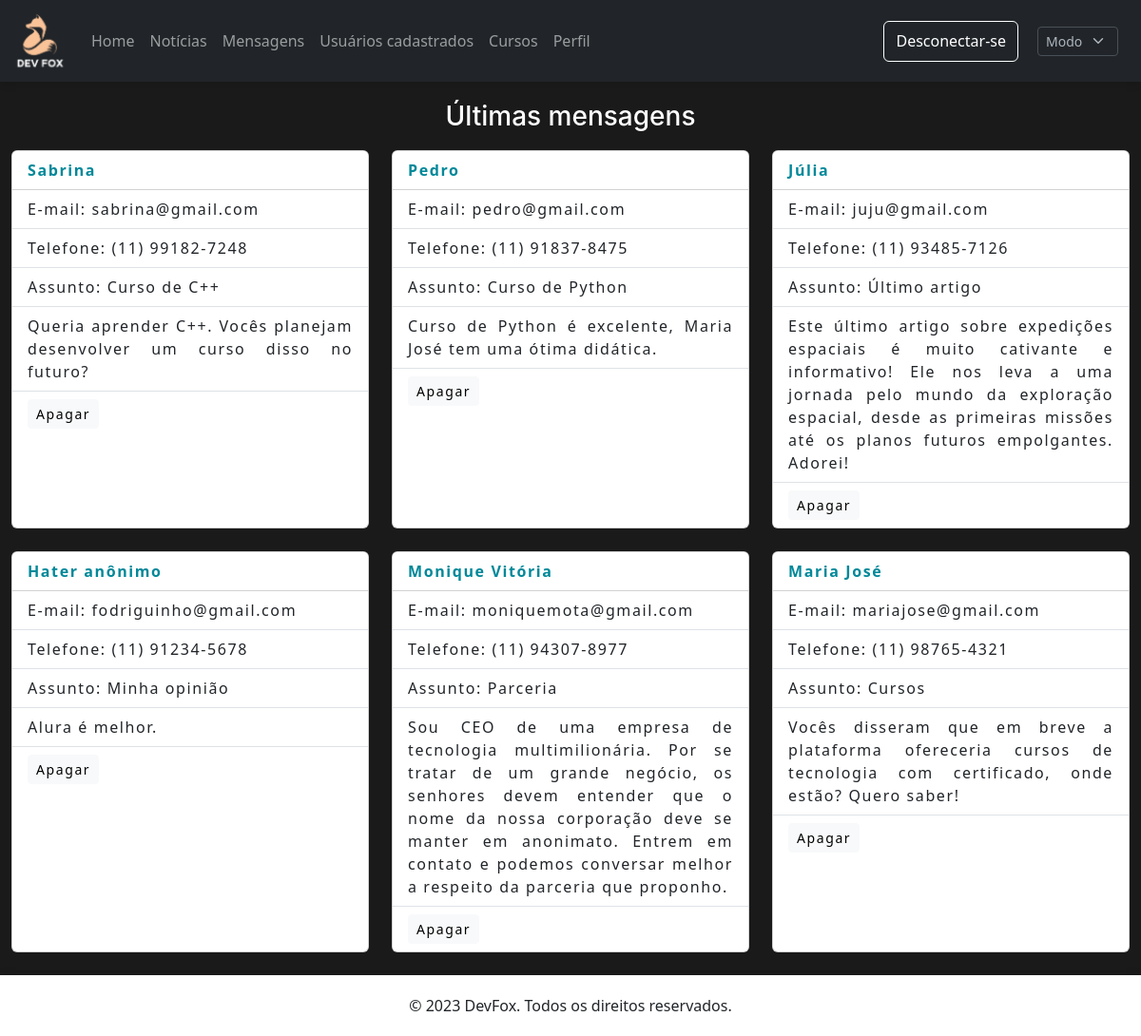
Page /admin/contato.php (signed in) on the committed database.
### tables this page shows
CREATE TABLE `modo` (
  `fundo` varchar(20) NOT NULL,
  `tema` varchar(20) NOT NULL,
  `imagem` varchar(50) NOT NULL,
  `botao` varchar(20) NOT NULL,
  `fonte` varchar(20) NOT NULL
);

CREATE TABLE `contato` (
  `idContato` int(11) NOT NULL,
  `nomeContato` varchar(50) NOT NULL,
  `emailContato` varchar(50) NOT NULL,
  `telefoneContato` varchar(20) NOT NULL,
  `assuntoContato` varchar(100) NOT NULL,
  `mensagemContato` varchar(1000) NOT NULL
);

### modo.php (called while the page is built)
<?php
        include('../conexao.php');
        $consulta = $connection->query('SELECT tema, imagem FROM modo');
        while ($linha = $consulta->fetch()) {
            $tema = $linha['tema'];
            $imagem = $linha['imagem'];
        }
?>

### admin/contato.php (the view, shortened to what this page needs)
<!DOCTYPE html>
<html lang="en">
<head>
    <?php
        include("../links.php");
    ?>
    <?php
        include('../modo.php');
    ?>
    <link rel="stylesheet" href="../css/admin.php">
    <link rel="stylesheet" href="../css/card.css">
</head>
<body>
    <?php
        include("./header.php");
    ?>
    <div class="container-xxl">
        <h3 class="text-center cards-title" style="margin-bottom: 18px">Últimas mensagens</h3>
        <div class="row row-cols-1 row-cols-md-3 g-4">
            <?php
                include('../conexao.php');
                $consulta = $connection->query("SELECT idContato, nomeContato, emailContato, telefoneContato, assuntoContato, mensagemContato FROM contato ORDER BY idContato DESC");
                while ($linha = $consulta->fetch()) {
                    echo
                    '<div class="col">
                        <div class="card h-100">
                            <div class="card-header card-background">' . $linha['nomeContato'] . '</div>
                            <ul class="list-group list-group-flush">
                                <li class="list-group-item card-text">E-mail: ' . $linha['emailContato'] . '</li>
                                <li class="list-group-item card-text">Telefone: ' . $linha['telefoneContato'] . '</li>
                                <li class="list-group-item card-text">Assunto: ' . $linha['assuntoContato'] . '</li>
                                <li class="list-group-item card-text">' . $linha['mensagemContato'] . '</li>
                                <li class="list-group-item card-text"><a href="./excluir-mensagem.php?id=' . $linha['idContato'] . '" class="btn btn-light btn-sm">Apagar</a></li>
                            </ul>
                        </div>
                    </div>';
                }
            ?>
        </div>
    </div>
    <br>
    <?php
        include('./footer.php');
    ?>
</body>
</html>

### admin/header.php (shortened to what this page needs)
<nav class="navbar navbar-expand-lg bg-<?=$tema?>" style="box-shadow: 0px 1px 10px rgba(0, 0, 0, 0.141)" data-bs-theme="<?=$tema?>">
  <div class="container-fluid">
    <a class="navbar-brand" href="./index.php"><img src="<?=$imagem?>" alt="Logo" width="60px" height="48px" class="animate__animated animate__tada"></a>
    <div class="collapse navbar-collapse animate__animated animate__slideInLeft" id="navbarNavAltMarkup">
      <div class="navbar-nav">
        <a class="nav-link" href="./index.php">Home</a>
        <a class="nav-link" href="./index.php#noticias">Notícias</a>
        <a class="nav-link" href="./contato.php">Mensagens</a>
        <a class="nav-link" href="./registros.php">Usuários cadastrados</a>
        <a class="nav-link" href="./cursos.php">Cursos</a>
        <a class="nav-link" data-bs-toggle="offcanvas" href="#offcanvasPerfil" aria-controls="offcanvasPerfil">Perfil</a>
      </div>
    </div>
    <div class="d-grid gap-2 d-md-flex justify-content-md-end animate__animated animate__slideInRight">
      <button class="btn btn-outline-primary btn-border-bg" type="button"><a class="nav-link" href="../logout.php">Desconectar-se</a></button>
      <button type="button" class="btn btn-special">
        <form action="../alterar-modo.php" method="post">
          <select class="form-select form-select-sm" aria-label="Default select example" name="mode" onchange="this.form.submit()">
            <option selected>Modo</option>
          </select>
        </form>
      </button>
    </div>
  </div>
</nav>

### css/card.css (style rules this page uses)
.card-text { letter-spacing: 0.1rem; text-align: justify; }
.cards-title { margin-top: 20px; margin-bottom: 2px; font-weight: 500; }
.card-background { background-color: white; color: #089; font-weight: bold; letter-spacing: 0.1rem; }

### rows in the picture
modo: imagem (picture)
contato: nomeContato "Sabrina", emailContato "sabrina@gmail.com", telefoneContato "(11) 99182-7248", assuntoContato "Curso de C++", mensagemContato "Queria aprender C++. Vocês planejam desenvolver um curso disso no futuro?"
contato: nomeContato "Pedro", emailContato "pedro@gmail.com", telefoneContato "(11) 91837-8475", assuntoContato "Curso de Python", mensagemContato "Curso de Python é excelente, Maria José tem uma ótima didática."
contato: nomeContato "Júlia", emailContato "juju@gmail.com", telefoneContato "(11) 93485-7126", assuntoContato "Último artigo", mensagemContato "Este último artigo sobre expedições espaciais é muito cativante e informativo! Ele nos leva a uma jornada pelo mundo da exploração espacial, desde as primeiras missões até os planos futuros empolgantes. Adorei!"
contato: nomeContato "Hater anônimo", emailContato "fodriguinho@gmail.com", telefoneContato "(11) 91234-5678", assuntoContato "Minha opinião", mensagemContato "Alura é melhor."
contato: nomeContato "Monique Vitória", emailContato "moniquemota@gmail.com", telefoneContato "(11) 94307-8977", assuntoContato "Parceria", mensagemContato "Sou CEO de uma empresa de tecnologia multimilionária. Por se tratar de um grande negócio, os senhores devem entender que o nome da nossa corporação deve se manter em anonimato. Entrem em contato e podemos conversar melhor a respeito da parceria que proponho."
contato: nomeContato "Maria José", emailContato "mariajose@gmail.com", telefoneContato "(11) 98765-4321", assuntoContato "Cursos", mensagemContato "Vocês disseram que em breve a plataforma ofereceria cursos de tecnologia com certificado, onde estão? Quero saber!"
